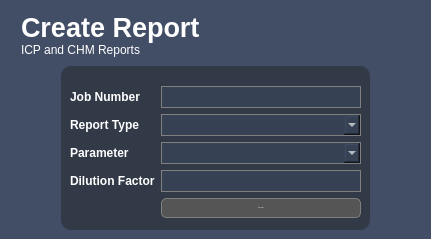
         <widget class="QWidget" name="createPage">
          <property name="styleSheet">
           <string notr="true">background-color: rgb(66, 78, 101);</string>
          </property>
          <layout class="QGridLayout" name="gridLayout_2">
           <property name="leftMargin">
            <number>12</number>
           </property>
           <property name="topMargin">
            <number>12</number>
           </property>
           <property name="rightMargin">
            <number>12</number>
           </property>
           <property name="bottomMargin">
            <number>0</number>
           </property>
           <property name="horizontalSpacing">
            <number>-1</number>
           </property>
           <property name="verticalSpacing">
            <number>0</number>
           </property>
           <item row="0" column="0">
            <widget class="QWidget" name="Header" native="true">
             <property name="sizePolicy">
              <sizepolicy hsizetype="Preferred" vsizetype="MinimumExpanding">
               <horstretch>0</horstretch>
               <verstretch>0</verstretch>
              </sizepolicy>
             </property>
             <property name="maximumSize">
              <size>
               <width>16777215</width>
               <height>80</height>
              </size>
             </property>
             <property name="styleSheet">
              <string notr="true">color: white; </string>
             </property>
             <layout class="QVBoxLayout" name="verticalLayout_7">
              <property name="spacing">
               <number>0</number>
              </property>
              <property name="topMargin">
               <number>0</number>
              </property>
              <property name="bottomMargin">
               <number>0</number>
              </property>
              <item>
               <widget class="QLabel" name="headerText">
                <property name="font">
                 <font>
                  <pointsize>20</pointsize>
                  <weight>75</weight>
                  <bold>true</bold>
                 </font>
                </property>
                <property name="styleSheet">
                 <string notr="true"/>
                </property>
                <property name="text">
                 <string>Create Report</string>
                </property>
               </widget>
              </item>
              <item>
               <widget class="QLabel" name="label_22">
                <property name="text">
                 <string>ICP and CHM Reports </string>
                </property>
               </widget>
              </item>
             </layout>
            </widget>
           </item>
           <item row="1" column="0">
            <widget class="QWidget" name="Body" native="true">
             <property name="styleSheet">
              <string notr="true"/>
             </property>
             <layout class="QHBoxLayout" name="horizontalLayout_9">
              <item>
               <spacer name="horizontalSpacer_7">
                <property name="orientation">
                 <enum>Qt::Horizontal</enum>
                </property>
                <property name="sizeHint" stdset="0">
                 <size>
                  <width>40</width>
                  <height>20</height>
                 </size>
                </property>
               </spacer>
              </item>
              <item>
               <widget class="QWidget" name="widget_44" native="true">
                <property name="minimumSize">
                 <size>
                  <width>0</width>
                  <height>0</height>
                 </size>
                </property>
                <property name="maximumSize">
                 <size>
                  <width>16777215</width>
                  <height>200</height>
                 </size>
                </property>
                <property name="styleSheet">
                 <string notr="true">QWidget#widget_44 {
	border-radius: 10px;
} 
QWidget{ 
	background-color: #323a47;
	color:white; 
}

QComboBox {
	padding:2px;
	padding-left: 5px; 
	color:white; 
	border: 1px solid gray; 
	background-color: rgb(55, 65, 84);
} 

QLineEdit {
	padding: 2px; 
	padding-left: 5px; 
	border: 1px solid gray; 
	color:white; 
	background-color: rgb(55, 65, 84);
	min-width: 190px; 
}

QPushButton { 
	min-height:10px; 
	padding: 4px;
	border: 1px solid gray; 
	border-radius: 5px;
	color:white; 
	background-color: #555555
} 

QPushButton::hover {
	background-color: rgb(107, 108, 108);
}
</string>
                </property>
                <layout class="QFormLayout" name="formLayout">
                 <property name="topMargin">
                  <number>20</number>
                 </property>
                 <property name="bottomMargin">
                  <number>12</number>
                 </property>
                 <item row="0" column="0">
                  <widget class="QLabel" name="jobNumLabel">
                   <property name="font">
                    <font>
                     <weight>75</weight>
                     <bold>true</bold>
                    </font>
                   </property>
                   <property name="text">
                    <string>Job Number</string>
                   </property>
                  </widget>
                 </item>
                 <item row="0" column="1">
                  <widget class="QLineEdit" name="jobNumInput">
                   <property name="sizePolicy">
                    <sizepolicy hsizetype="Fixed" vsizetype="Fixed">
                     <horstretch>0</horstretch>
                     <verstretch>0</verstretch>
                    </sizepolicy>
                   </property>
                   <property name="minimumSize">
                    <size>
                     <width>199</width>
                     <height>0</height>
                    </size>
                   </property>
                   <property name="maximumSize">
                    <size>
                     <width>200</width>
                     <height>16777215</height>
                    </size>
                   </property>
                   <property name="maxLength">
                    <number>10</number>
                   </property>
                  </widget>
                 </item>
                 <item row="1" column="0">
                  <widget class="QLabel" name="reportTypeLabel">
                   <property name="font">
                    <font>
                     <weight>75</weight>
                     <bold>true</bold>
                    </font>
                   </property>
                   <property name="text">
                    <string>Report Type</string>
                   </property>
                  </widget>
                 </item>
                 <item row="1" column="1">
                  <widget class="QComboBox" name="reportType">
                   <property name="minimumSize">
                    <size>
                     <width>200</width>
                     <height>0</height>
                    </size>
                   </property>
                   <property name="maximumSize">
                    <size>
                     <width>200</width>
                     <height>16777215</height>
                    </size>
                   </property>
                  </widget>
                 </item>
                 <item row="2" column="0">
                  <widget class="QLabel" name="ParamLabel">
                   <property name="font">
                    <font>
                     <weight>75</weight>
                     <bold>true</bold>
                    </font>
                   </property>
                   <property name="text">
                    <string>Parameter</string>
                   </property>
                  </widget>
                 </item>
                 <item row="2" column="1">
                  <widget class="QComboBox" name="paramType">
                   <property name="minimumSize">
                    <size>
                     <width>200</width>
                     <height>0</height>
                    </size>
                   </property>
                   <property name="maximumSize">
                    <size>
                     <width>200</width>
                     <height>16777215</height>
                    </size>
                   </property>
                  </widget>
                 </item>
                 <item row="3" column="0">
                  <widget class="QLabel" name="label">
                   <property name="font">
                    <font>
                     <weight>75</weight>
                     <bold>true</bold>
                    </font>
                   </property>
                   <property name="text">
                    <string>Dilution Factor</string>
                   </property>
                  </widget>
                 </item>
                 <item row="3" column="1">
                  <widget class="QLineEdit" name="dilutionInput">
                   <property name="minimumSize">
                    <size>
                     <width>199</width>
                     <height>0</height>
                    </size>
                   </property>
                   <property name="maximumSize">
                    <size>
                     <width>16777215</width>
                     <height>16777215</height>
                    </size>
                   </property>
                  </widget>
                 </item>
                 <item row="4" column="1">
                  <widget class="QPushButton" name="NextSection">
                   <property name="minimumSize">
                    <size>
                     <width>100</width>
                     <height>20</height>
                    </size>
                   </property>
                   <property name="font">
                    <font>
                     <pointsize>-1</pointsize>
                    </font>
                   </property>
                   <property name="mouseTracking">
                    <bool>false</bool>
                   </property>
                   <property name="text">
                    <string>Next Section</string>
                   </property>
                  </widget>
                 </item>
                </layout>
               </widget>
              </item>
              <item>
               <spacer name="horizontalSpacer_8">
                <property name="orientation">
                 <enum>Qt::Horizontal</enum>
                </property>
                <property name="sizeHint" stdset="0">
                 <size>
                  <width>40</width>
                  <height>20</height>
                 </size>
                </property>
               </spacer>
              </item>
             </layout>
            </widget>
           </item>
          </layout>
         </widget>
